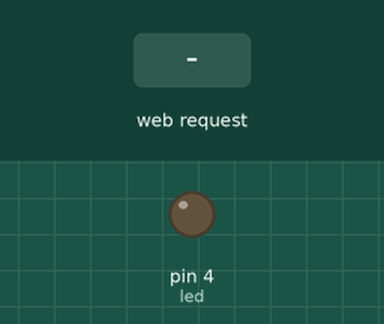
Simulated run of this program. Board: MicroPython board. Shown: output pins drawn as LEDs (lit = HIGH). Inputs (shaded band) come from the test bench. WiFi joins after 1.5 s; what the program prints to the serial console is not drawn.

Above: at 2.7 s.
2.8 s: HTTP request GET /led/on received
At 4.0 s:
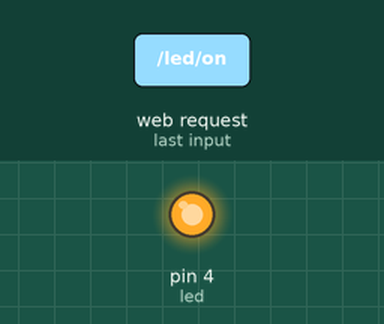
4.3 s: HTTP request GET /led/off received
At 5.3 s:
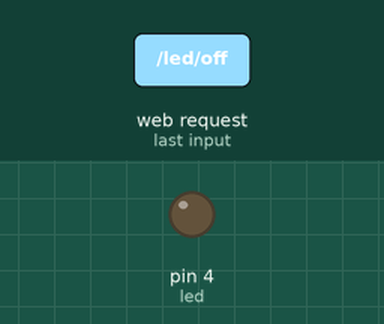
Timing chart, 0 to 7.3 s (numbered marks = the images above; inputs shaded):
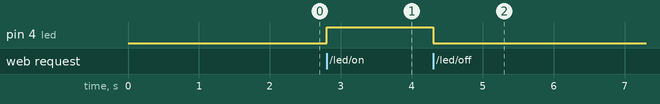

The program:

6.2_Wi-Fi_LED_Control.py
```python
"""
@file       6.2_Wi-Fi_LED_Control.py
@brief      Example that shows how to control an LED from a web page. The NULA board joins your Wi-Fi network and
            then becomes a small web server of its own, which means you can open it in the browser of your phone
            or computer. The page has an ON and an OFF button and shows the current state of the LED.
            In the previous example the board asked a website for data, here the board is the one being asked.
            For details, connection diagram and more, check out the example documentation at: <link placeholder>

@author     Josip Šimun Kuči @ soldered.com
"""

# The network module contains everything needed to join a Wi-Fi network.
import network

"""
The socket module is the lowest level of network communication: it lets us listen for other devices that want to talk
to us. MicroPython has no ready-made web server, so we build a small one out of a socket ourselves.
"""
import socket

# Pin controls the LED, and time gives us the pauses we need while connecting.
from machine import Pin
import time

"""
These two variables hold the name of your Wi-Fi network (the SSID) and its password. Replace the text between the
quotation marks with your own network details. Your phone or computer has to be on the same network as the board,
otherwise it will not be able to reach the page.
"""
ssid = "your ssid"
password = "your password"

"""
This is a variable to which we pass the number of pin that we had connected the LED to.
The NULA board has a pin naming logic as follows: IO4, where 4 is the number that we give to the variable.
If you wish to use a different pin, make sure you are using a IO__ marked pin.

Remember that the LED needs a 330 Ohm resistor in series with it. That resistor limits how much current flows, and
without it the LED draws more than either it or the pin is built for, so both can be damaged.
"""
LED_PIN = 4

"""
This is the name the board will try to claim on your network. If your network supports it, you can then open
http://nulamini.local/ in a browser instead of having to remember the address made of numbers.
"""
HOSTNAME = "nulamini"

"""
This is the web page itself, written in HTML and stored as one long piece of text. HTML is the language that
describes what a page looks like, the same language example.com sent us in the previous example.
The three quotation marks let us write many lines of text in one go, including single quotation marks, without having
to escape every one of them.
The page contains two buttons and a small piece of JavaScript, which is code that runs inside the browser and asks the
board for the current LED state every two seconds so the displayed status stays up to date on its own.
"""
HTML_PAGE = """<!DOCTYPE html>
<html>
<head>
  <meta name="viewport" content="width=device-width, initial-scale=1">
  <title>NULA MINI LED Control</title>
  <style>
    body { font-family: Arial; text-align: center; margin-top: 50px; }
    button { padding: 15px 30px; margin: 10px; font-size: 20px; }
    .status { font-size: 24px; margin-top: 20px; }
  </style>
</head>
<body>
  <h1>NULA MINI LED Control</h1>
  <button onclick="fetch('/led/on').then(()=>updateStatus())">ON</button>
  <button onclick="fetch('/led/off').then(()=>updateStatus())">OFF</button>
  <div class="status" id="status">Loading status...</div>

  <script>
    // Function that requests LED status from the NULA MINI and updates the page
    async function updateStatus() {
      let res = await fetch('/led/status');
      let text = await res.text();
      document.getElementById('status').innerHTML = 'LED is ' + text.toUpperCase();
    }

    // Run immediately after page load and update every 2 seconds
    updateStatus();
    setInterval(updateStatus, 2000);
  </script>
</body>
</html>"""

"""
Here we create our Pin object for the LED and immediately write 0 to it, so that the LED starts out switched off and
the status shown on the page matches reality.
"""
led = Pin(LED_PIN, Pin.OUT)
led.value(0)

"""
Here we create our network object and switch the Wi-Fi hardware on. network.STA_IF means the board joins someone
else's network, the same way your phone does.
"""
wlan = network.WLAN(network.STA_IF)
wlan.active(True)

"""
Here we claim our name on the network. On most builds this also registers the name so that http://nulamini.local/
works from a browser. If it does not work on your network, use the address made of numbers that we print below.
We wrap it in a try block because not every firmware build offers this function, and a missing function should not
stop the whole example.
"""
try:
    network.hostname(HOSTNAME)
except Exception:
    print("Setting the hostname is not supported on this firmware, use the IP address instead.")

"""
connect() starts the connection attempt. It does not wait for the connection to finish, so we wait for it ourselves
in the loop below. isconnected() tells us whether we are online yet.
"""
print("Connecting to WiFi", end="")
wlan.connect(ssid, password)
while not wlan.isconnected():
    time.sleep(0.5)
    print(".", end="")

"""
ifconfig() returns the address the router handed out to our board as its first value. Typing this address into a
browser on the same network opens the page we prepared above.
"""
print()
print("WiFi connected!")
print("IP address:", wlan.ifconfig()[0])
print("Access the board in your browser at: http://" + HOSTNAME + ".local/")


def send_response(connection, content_type, body):
    """
    This is a function we wrote ourselves. It answers one request.
    Every HTTP answer starts with a few lines that describe it before the content itself: the response code, where 200
    means "here you go", and the type of the content we are sending. A blank line then separates those lines from the
    content.
    """
    connection.send("HTTP/1.1 200 OK\r\n")
    connection.send("Content-Type: " + content_type + "\r\n")
    connection.send("Connection: close\r\n\r\n")
    connection.sendall(body)


"""
Here we open the door and start listening. socket() creates the socket, setsockopt() lets us reuse the same port right
away when we restart the program instead of having to wait for the system to release it, bind() attaches us to port 80,
and listen() starts accepting connections.
A port is like a door number on the board: port 80 is the standard door for web pages, which is why browsers try it by
default and why we do not have to type it into the address bar.
"""
server = socket.socket()
server.setsockopt(socket.SOL_SOCKET, socket.SO_REUSEADDR, 1)
server.bind(("", 80))
server.listen(2)
print("HTTP server started")

"""
We wrap the whole loop in a try block so that stopping the program with Ctrl+C, or with the stop button of your editor,
closes the socket properly instead of leaving it claimed.
"""
try:
    while True:

        """
        accept() waits until a browser connects to us. It gives us back two things: a connection we can talk over, and
        the address of whoever connected.
        """
        connection, address = server.accept()

        """
        recv() reads what the browser sent us, up to 1024 characters of it. The first line of any request names the
        address being asked for, which is what we need to decide how to answer.
        """
        request = connection.recv(1024).decode()
        first_line = request.split("\r\n")[0]

        """
        A request line looks like "GET /led/on HTTP/1.1", so splitting it on the spaces and taking the middle piece
        gives us the address on its own.
        """
        parts = first_line.split(" ")
        path = parts[1] if len(parts) > 1 else "/"

        """
        Here we decide what to do with each address. This is called routing: every address gets its own answer.
        The addresses starting with /led are the ones the buttons and the JavaScript in the page ask for, and they
        answer with a short piece of plain text rather than a whole page.
        """
        if path == "/led/on":
            led.value(1)
            print("LED ON")
            send_response(connection, "text/plain", "on")

        elif path == "/led/off":
            led.value(0)
            print("LED OFF")
            send_response(connection, "text/plain", "off")

        elif path == "/led/status":

            """
            value() reads back what the pin is currently writing, which tells us whether the LED is on. The if and
            else on one line is a short way of choosing between two values.
            """
            send_response(connection, "text/plain", "on" if led.value() else "off")

        else:

            # Any other address, including the plain "/", gets the web page itself.
            send_response(connection, "text/html", HTML_PAGE)

        """
        close() ends this one conversation. This matters: without it the browser would keep waiting and the board
        would slowly run out of memory.
        """
        connection.close()

except KeyboardInterrupt:

    # Stopping the program closes the door behind us, so the port is free the next time we start.
    print("Server stopped")
    server.close()
```

Measured:
- after the input at 2.8 s, pin 4 (led): LOW → HIGH at once
- after the input at 4.3 s, pin 4 (led): HIGH → LOW at once
